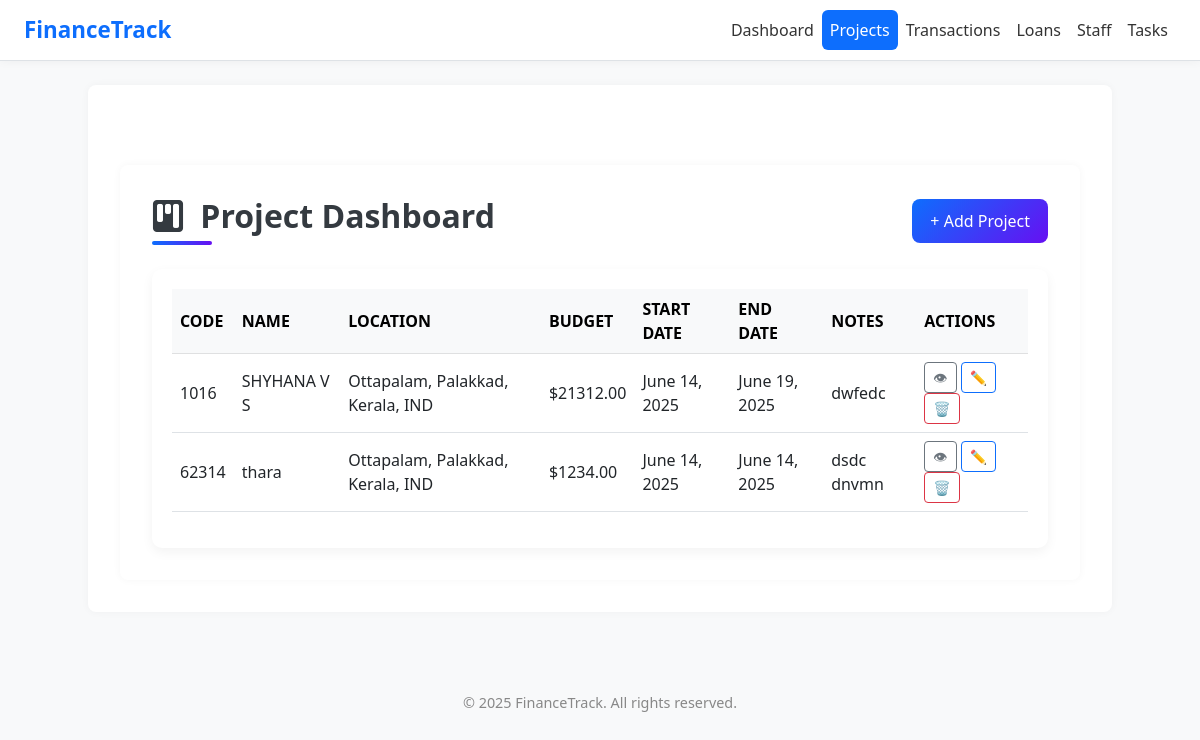
The page /projects/ on the database as committed earlier.
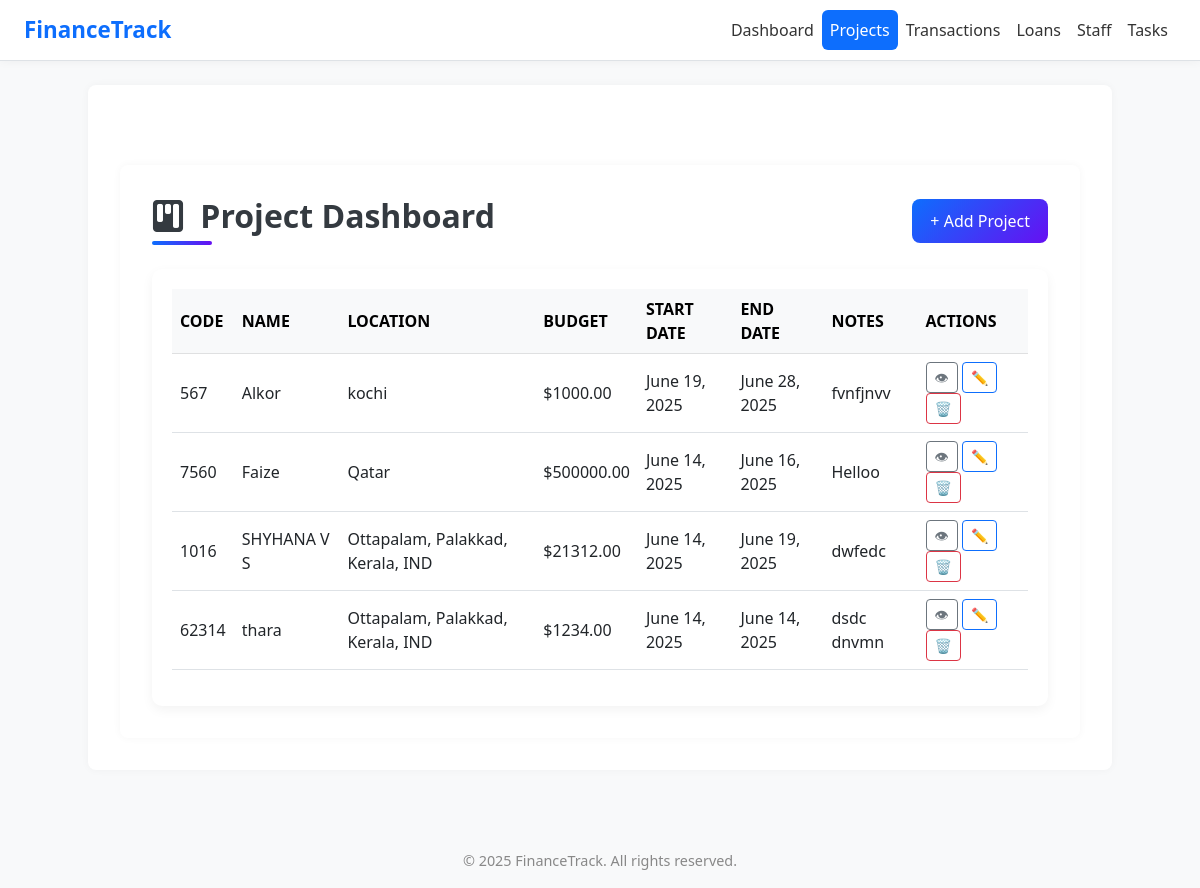
The same page on the database as committed later.
### app1/models.py (models this page shows, shortened)
class Project(models.Model):
    code = models.CharField(max_length=20)
    name = models.CharField(max_length=100)
    location = models.CharField(max_length=100)
    total_budget = models.DecimalField(max_digits=12, decimal_places=2)
    start_date = models.DateField()
    end_date = models.DateField()
    notes = models.TextField(blank=True, null=True)

### app1/views.py (the view, shortened to what this page needs)
# urls.py: path('projects/', views.project_list, name='project_list'),
def project_list(request):
    projects = Project.objects.order_by('-id')
    form = ProjectForm()
    return render(request, 'project.html', {'projects': projects, 'form': form})

### templates/project.html (shortened to what this page needs)
{% extends 'base.html' %}
{% load static %}
{% block content %}
<div class="container mt-5">
    <div class="d-flex flex-column flex-md-row justify-content-between align-items-center mb-4">
        <h2 class="page-title mb-3 mb-md-0">
            <i class="bi bi-kanban-fill me-2"></i> Project Dashboard
        </h2>
        <button type="button" class="add-btn" data-bs-toggle="modal" data-bs-target="#addProjectModal">
            + Add Project
        </button>
    </div>
    <div class="table-container">
        <table class="table table-hover">
            <thead class="table-light">
                <tr>
                    <th>CODE</th>
                    <th>NAME</th>
                    <th>LOCATION</th>
                    <th>BUDGET</th>
                    <th>START DATE</th>
                    <th>END DATE</th>
                    <th>NOTES</th>
                    <th>ACTIONS</th>
                </tr>
            </thead>
            <tbody>
                {% for project in projects %}
                <tr>
                    <td>{{ project.code }}</td>
                    <td>{{ project.name }}</td>
                    <td>{{ project.location }}</td>
                    <td>${{ project.total_budget }}</td>
                    <td>{{ project.start_date }}</td>
                    <td>{{ project.end_date }}</td>
                    <td>{{ project.notes }}</td>
                    <td>
                        <a href="{% url 'project-detail' project.pk %}" class="btn btn-sm btn-outline-secondary" title="View">
                            👁
                        </a>
                        <a href="#" class="btn btn-sm btn-outline-primary edit-project-btn"
                            data-id="{{ project.id }}"
                            data-code="{{ project.code }}"
                            data-name="{{ project.name }}"
                            data-location="{{ project.location }}"
                            data-budget="{{ project.total_budget }}"
                            data-start="{{ project.start_date }}"
                            data-end="{{ project.end_date }}"
                            data-notes="{{ project.notes|default_if_none:'' }}">
                            ✏️
                        </a>
                        <a href="#" class="btn btn-sm btn-outline-danger delete-project-btn" data-id="{{ project.id }}">
                            🗑️
                        </a>
                    </td>
                </tr>
                {% endfor %}
            </tbody>
        </table>
    </div>
</div>
{% endblock %}

### templates/base.html (shortened to what this page needs)
{% load static %}
<!DOCTYPE html>
<html lang="en">
<head>
  <link href="https://cdn.jsdelivr.net/npm/bootstrap@5.3.0/dist/css/bootstrap.min.css" rel="stylesheet">
  <link href="https://cdn.jsdelivr.net/npm/bootstrap-icons@1.10.5/font/bootstrap-icons.css" rel="stylesheet">
  <link rel="stylesheet" href="https://cdnjs.cloudflare.com/ajax/libs/font-awesome/6.0.0/css/all.min.css">
<link href="https://cdn.jsdelivr.net/npm/tailwindcss@2.2.19/dist/tailwind.min.css" rel="stylesheet">
</head>
<body>
<nav class="navbar navbar-expand-lg border-bottom">
  <div class="container-fluid px-4">
    <a class="navbar-brand" href="#">FinanceTrack</a>
    <div class="collapse navbar-collapse" id="mainNavbar">
      <ul class="navbar-nav ms-auto mb-2 mb-lg-0">
        <li class="nav-item">
          <a class="nav-link {% if request.resolver_match.url_name == 'dashboard' %}active{% endif %}" href="{% url 'dashboard' %}">Dashboard</a>
        </li>
        <li class="nav-item">
          <a class="nav-link {% if request.resolver_match.url_name == 'project_list' %}active{% endif %}" href="{% url 'project_list' %}">Projects</a>
        </li>
        <li class="nav-item">
          <a class="nav-link {% if request.resolver_match.url_name == 'transaction_list' %}active{% endif %}" href="{% url 'transaction_list' %}">Transactions</a>
        </li>
        <li class="nav-item">
          <a class="nav-link {% if request.resolver_match.url_name == 'loan_list' %}active{% endif %}" href="{% url 'loan_list' %}">Loans</a>
        </li>
        <li class="nav-item">
          <a class="nav-link {% if request.resolver_match.url_name == 'staff' %}active{% endif %}" href="{% url 'staff_list' %}">Staff</a>
        </li>
        <li class="nav-item">
          <a class="nav-link {% if request.resolver_match.url_name == 'tasks' %}active{% endif %}" href="{% url 'task_list' %}">Tasks</a>
        </li>
      </ul>
    </div>
  </div>
</nav>
<div class="container mt-4">
  {% block content %}{% endblock %}
</div>
<footer>
  &copy; {{ year|default:"2025" }} FinanceTrack. All rights reserved.
</footer>
</body>
</html>

### templates/base.html (style rules this page uses)
body { background-color: #f9fafb; font-family: 'Segoe UI', sans-serif; }
.navbar { background: white; box-shadow: 0 0 10px rgba(0,0,0,0.05); }
.navbar-brand { font-weight: bold; color: #0d6efd !important; font-size: 1.4rem; }
.nav-link { color: #333; font-weight: 500; padding: 0.5rem 1rem; transition: all 0.3s ease; }
.nav-link.active { background-color: #0d6efd; color: white !important; border-radius: 0.375rem; }
.container { background: white; padding: 2rem; border-radius: 0.5rem; box-shadow: 0 0 8px rgba(0,0,0,0.04); }
footer { margin-top: 4rem; padding: 1rem; text-align: center; font-size: 0.9rem; color: #888; }

### templates/project.html (style rules this page uses)
body { background-color: #f8f9fa; }
.page-title { font-weight: 600; font-size: 2rem; color: #343a40; position: relative; padding-bottom: 10px; }
.page-title::after { content: ''; position: absolute; left: 0; bottom: 0; width: 60px; height: 4px; background: linear-gradient(90deg, #0d6efd, #6610f2); border-radius: 2px; }
.add-btn { background: linear-gradient(135deg, #0d6efd, #6610f2); color: #fff; border: none; border-radius: 8px; padding: 10px 18px; font-weight: 500; transition: all 0.3s ease; }
.table-container { overflow-x: auto; background-color: #ffffff; border-radius: 10px; padding: 20px; box-shadow: 0 4px 12px rgba(0,0,0,0.05); }
.table th, .table td { vertical-align: middle; }

Rows that differ between the two databases and show on the page:
added Project: code "567", name "Alkor", location "kochi", total_budget "1000.00", start_date "June 19, 2025", end_date "June 28, 2025", notes "fvnfjnvv"
added Project: code "7560", name "Faize", location "Qatar", total_budget "500000.00", start_date "June 14, 2025", end_date "June 16, 2025", notes "Helloo"
